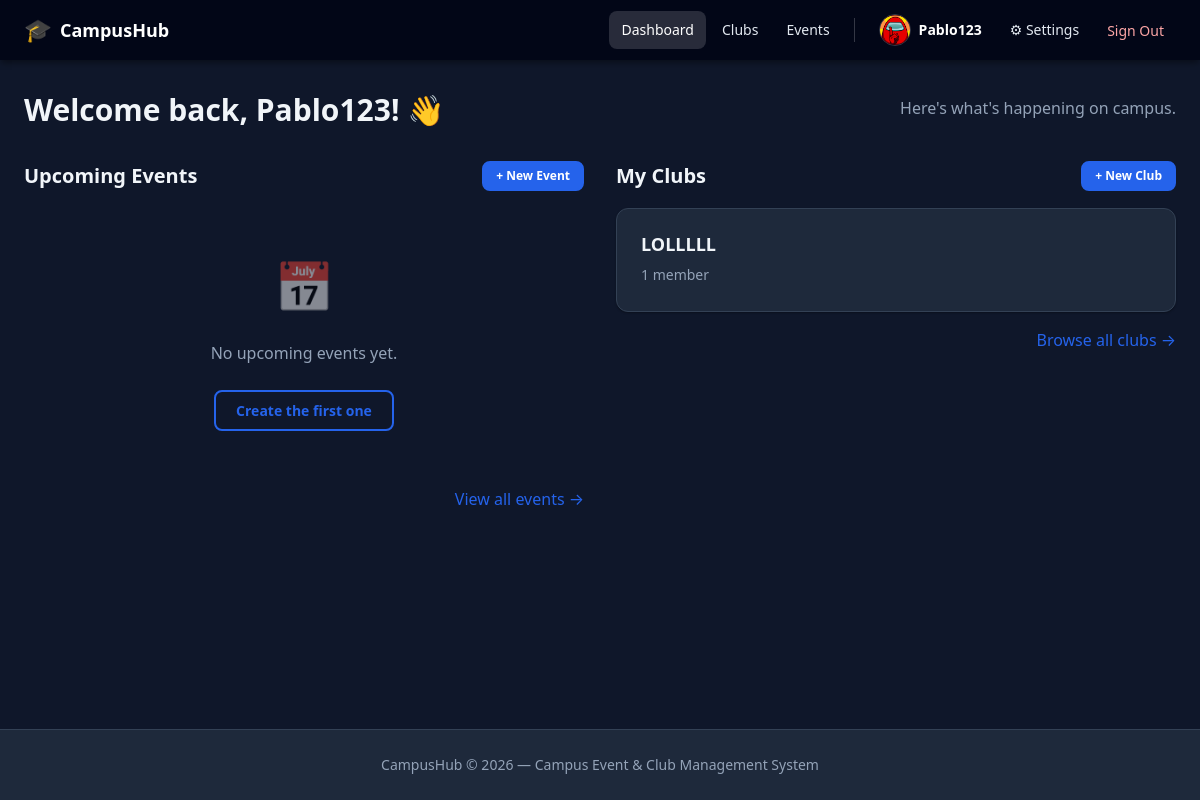
Page / (signed in) on the committed database.
### app/models/user.py (models this page shows, shortened)
class User(Base):
    __tablename__ = "users"
    id: Mapped[int] = mapped_column(Integer, primary_key=True, index=True)
    username: Mapped[str] = mapped_column(String(50), unique=True, nullable=False, index=True)
    email: Mapped[str] = mapped_column(String(255), unique=True, nullable=False, index=True)
    phone_number: Mapped[str | None] = mapped_column(String(20), nullable=True)
    profile_photo_path: Mapped[str | None] = mapped_column(String(500), nullable=True)
    hashed_password: Mapped[str] = mapped_column(String(255), nullable=False)
    is_active: Mapped[bool] = mapped_column(Boolean, default=True, nullable=False)
    is_admin: Mapped[bool] = mapped_column(Boolean, default=False, nullable=False)
    created_at: Mapped[datetime] = mapped_column(DateTime, server_default=func.now(), nullable=False)
    updated_at: Mapped[datetime] = mapped_column(
        DateTime, server_default=func.now(), onupdate=func.now(), nullable=False
    )
    settings: Mapped["UserSettings"] = relationship(
        "UserSettings", back_populates="user", uselist=False, cascade="all, delete-orphan"
    )
    club_memberships: Mapped[list["ClubMembership"]] = relationship(  # type: ignore[name-defined]
        "ClubMembership", back_populates="user", cascade="all, delete-orphan"
    )
    created_clubs: Mapped[list["Club"]] = relationship(  # type: ignore[name-defined]
        "Club", back_populates="creator", foreign_keys="Club.created_by"
    )
    created_events: Mapped[list["Event"]] = relationship(  # type: ignore[name-defined]
        "Event", back_populates="creator"
    )
    event_attendances: Mapped[list["EventAttendee"]] = relationship(  # type: ignore[name-defined]
        "EventAttendee", back_populates="user", cascade="all, delete-orphan"
    )

### app/models/club.py (models this page shows, shortened)
class Club(Base):
    __tablename__ = "clubs"
    id: Mapped[int] = mapped_column(Integer, primary_key=True, index=True)
    name: Mapped[str] = mapped_column(String(100), unique=True, nullable=False, index=True)
    description: Mapped[str | None] = mapped_column(String(1000), nullable=True)
    is_private: Mapped[bool] = mapped_column(Boolean, default=False, nullable=False)
    created_by: Mapped[int] = mapped_column(
        Integer, ForeignKey("users.id", ondelete="SET NULL"), nullable=True
    )
    created_at: Mapped[datetime] = mapped_column(DateTime, server_default=func.now(), nullable=False)
    updated_at: Mapped[datetime] = mapped_column(
        DateTime, server_default=func.now(), onupdate=func.now(), nullable=False
    )
    creator: Mapped["User"] = relationship(  # type: ignore[name-defined]
        "User", back_populates="created_clubs", foreign_keys=[created_by]
    )
    memberships: Mapped[list["ClubMembership"]] = relationship(
        "ClubMembership", back_populates="club", cascade="all, delete-orphan"
    )
    roles: Mapped[list["ClubRole"]] = relationship(
        "ClubRole", back_populates="club", cascade="all, delete-orphan"
    )
    events: Mapped[list["Event"]] = relationship(  # type: ignore[name-defined]
        "Event", back_populates="club"
    )

class ClubMembership(Base):
    __tablename__ = "club_memberships"
    __table_args__ = (
        UniqueConstraint("user_id", "club_id", name="uq_club_membership"),
    )
    id: Mapped[int] = mapped_column(Integer, primary_key=True, index=True)
    user_id: Mapped[int] = mapped_column(
        Integer, ForeignKey("users.id", ondelete="CASCADE"), nullable=False
    )
    club_id: Mapped[int] = mapped_column(
        Integer, ForeignKey("clubs.id", ondelete="CASCADE"), nullable=False
    )
    role_id: Mapped[int | None] = mapped_column(
        Integer, ForeignKey("club_roles.id", ondelete="SET NULL"), nullable=True
    )
    joined_at: Mapped[datetime] = mapped_column(DateTime, server_default=func.now(), nullable=False)
    is_approved: Mapped[bool] = mapped_column(Boolean, default=True, nullable=False)
    user: Mapped["User"] = relationship("User", back_populates="club_memberships")  # type: ignore[name-defined]
    club: Mapped["Club"] = relationship("Club", back_populates="memberships")
    role: Mapped["ClubRole | None"] = relationship("ClubRole", back_populates="memberships")

### app/routers/users.py (the view)
@router.get("/", response_class=HTMLResponse)
async def dashboard(
    request: Request,
    db: Session = Depends(get_db),
    current_user: User = Depends(get_current_user),
):
    from datetime import date
    user_clubs = get_user_clubs(db, current_user.id)
    upcoming_events = list_events(db, limit=10, upcoming_only=True)
    rsvp_event_ids = {a.event_id for a in current_user.event_attendances}
    return templates.TemplateResponse(
        request,
        "dashboard.html",
        {
            "current_user": current_user,
            "user_clubs": user_clubs,
            "upcoming_events": upcoming_events,
            "rsvp_event_ids": rsvp_event_ids,
            "today": date.today(),
        },
    )

### app/templates/dashboard.html (shortened to what this page needs)
{% extends "base.html" %}
{% block content %}
<div class="page-header">
    <h1 class="page-title">Welcome back, {{ current_user.username }}! 👋</h1>
    <p class="page-subtitle">Here's what's happening on campus.</p>
</div>
<div class="dashboard-grid">
    <section class="dashboard-section">
        <div class="section-header">
            <h2 class="section-title">Upcoming Events</h2>
            <a href="/events/create" class="btn btn-primary btn-sm">+ New Event</a>
        </div>
        {% if upcoming_events %}
        <div class="card-list">
            {% for event in upcoming_events %}
            <a href="/events/{{ event.id }}" class="card card-event">
                <div class="card-body">
                    <div class="card-top">
                        <h3 class="card-title">{{ event.title }}</h3>
                        {% if event.id in rsvp_event_ids %}
                        <span class="badge badge-success">RSVP'd</span>
                        {% endif %}
                        {% if event.is_private %}
                        <span class="badge badge-muted">Private</span>
                        {% endif %}
                    </div>
                    <div class="card-meta">
                        <span class="meta-item">📅 {{ event.event_date.strftime('%b %d, %Y') }}</span>
                        {% if event.event_time %}
                        <span class="meta-item">🕐 {{ event.event_time.strftime('%I:%M %p') }}</span>
                        {% endif %}
                        {% if event.location %}
                        <span class="meta-item">📍 {{ event.location }}</span>
                        {% endif %}
                        {% if event.club %}
                        <span class="meta-item">🏛 {{ event.club.name }}</span>
                        {% endif %}
                    </div>
                    <div
                        class="countdown-widget countdown-widget-mini"
                        data-event-id="{{ event.id }}"
                        data-countdown-style="mini"
                        data-event-time="{{ event.event_date.isoformat() }}T{{ event.event_time.strftime('%H:%M:%S') if event.event_time else '00:00:00' }}"
                    >
                        Loading countdown...
                    </div>
                    {% if event.has_limited_capacity %}
                    <div class="hype-meter">
                        <div class="hype-meter-header">
                            <span class="capacity-text">{{ event.spots_filled_text }}</span>
                            <span class="badge {{ event.hype_status.badge_class }}">{{ event.hype_status.label }}</span>
                        </div>
                        <div class="progress hype-progress" role="progressbar" aria-valuenow="{{ event.fill_percentage }}" aria-valuemin="0" aria-valuemax="100">
                            <div class="progress-bar {{ event.hype_status.progress_class }}" style="width: {{ event.fill_percentage }}%"></div>
                        </div>
                    </div>
                    {% else %}
                    <p class="card-attendees">{{ event.attendee_count }} attending</p>
                    {% endif %}
                </div>
            </a>
            {% endfor %}
        </div>
        {% else %}
        <div class="empty-state">
            <span class="empty-icon">📅</span>
            <p>No upcoming events yet.</p>
            <a href="/events/create" class="btn btn-outline">Create the first one</a>
        </div>
        {% endif %}
        <div class="section-footer">
            <a href="/events" class="link">View all events →</a>
        </div>
    </section>
    <section class="dashboard-section">
        <div class="section-header">
            <h2 class="section-title">My Clubs</h2>
            <a href="/clubs/create" class="btn btn-primary btn-sm">+ New Club</a>
        </div>
        {% if user_clubs %}
        <div class="card-list">
            {% for club in user_clubs %}
            <a href="/clubs/{{ club.id }}" class="card card-club">
                <div class="card-body">
                    <div class="card-top">
                        <h3 class="card-title">{{ club.name }}</h3>
                    </div>
                    <p class="card-meta-text">{{ club.member_count }} member{{ 's' if club.member_count != 1 else '' }}</p>
                </div>
            </a>
            {% endfor %}
        </div>
        {% else %}
        <div class="empty-state">
            <span class="empty-icon">🏛</span>
            <p>You haven't joined any clubs yet.</p>
            <a href="/clubs" class="btn btn-outline">Browse clubs</a>
        </div>
        {% endif %}
        <div class="section-footer">
            <a href="/clubs" class="link">Browse all clubs →</a>
        </div>
    </section>
</div>
{% endblock %}

### app/templates/base.html (shortened to what this page needs)
<!DOCTYPE html>
<html lang="{{ current_user.settings.language if current_user and current_user.settings else 'en' }}"
      data-theme="{{ current_user.settings.theme if current_user and current_user.settings else 'light' }}"
      data-text-size="{{ current_user.settings.text_size if current_user and current_user.settings else 'medium' }}">
<head>
    <link rel="stylesheet" href="/static/css/style.css" />
</head>
<body>
<nav class="navbar">
    <div class="navbar-brand">
        <a href="/" class="brand-link">
            <span class="brand-icon">🎓</span>
            <span class="brand-name">CampusHub</span>
        </a>
    </div>
    {% if current_user %}
    <div class="navbar-menu" id="navMenu">
        <a href="/" class="nav-link {% if request.url.path == '/' %}active{% endif %}">Dashboard</a>
        <a href="/clubs" class="nav-link {% if request.url.path.startswith('/clubs') %}active{% endif %}">Clubs</a>
        <a href="/events" class="nav-link {% if request.url.path.startswith('/events') %}active{% endif %}">Events</a>
        <div class="nav-user">
            {% if current_user.profile_photo_url %}
            <img src="{{ current_user.profile_photo_url }}" alt="{{ current_user.username }} profile photo" class="nav-avatar" />
            {% else %}
            <span class="member-avatar nav-avatar-fallback">{{ current_user.username[0].upper() }}</span>
            {% endif %}
            <span class="nav-username">{{ current_user.username }}</span>
        </div>
        <a href="/settings" class="nav-link {% if request.url.path.startswith('/settings') %}active{% endif %}">⚙ Settings</a>
        <form action="/auth/logout" method="post" class="nav-logout-form">
            <button type="submit" class="nav-link btn-logout">Sign Out</button>
        </form>
    </div>
    {% else %}
    <div class="navbar-menu">
        <a href="/auth/login" class="nav-link">Log In</a>
        <a href="/auth/register" class="btn btn-primary">Sign Up</a>
    </div>
    {% endif %}
</nav>
{% set flash = request.session.pop("flash", None) if request.session else None %}
<main class="main-content">
    {% block content %}{% endblock %}
</main>
<footer class="footer">
    <p>CampusHub &copy; 2026 &mdash; Campus Event &amp; Club Management System</p>
</footer>
</body>
</html>

### rows in the picture
User: profile_photo_url (picture), username "Pablo123"
Club: name "LOLLLLL", member_count "1"
